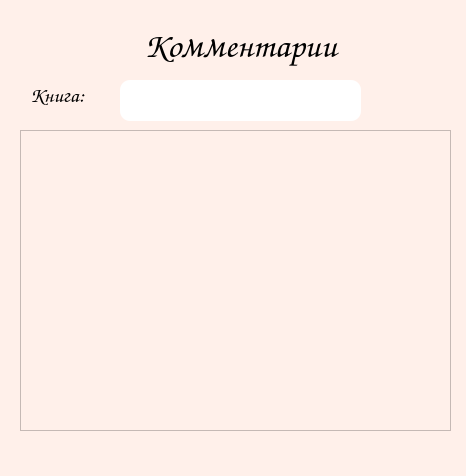
<?xml version="1.0" encoding="UTF-8"?>
<ui version="4.0">
 <class>CommentsWindow</class>
 <widget class="QMainWindow" name="CommentsWindow">
  <property name="geometry">
   <rect>
    <x>0</x>
    <y>0</y>
    <width>466</width>
    <height>476</height>
   </rect>
  </property>
  <property name="windowTitle">
   <string>MainWindow</string>
  </property>
  <property name="styleSheet">
   <string notr="true">background-color: rgb(255, 240, 234);</string>
  </property>
  <widget class="QWidget" name="centralwidget">
   <widget class="QLabel" name="label">
    <property name="geometry">
     <rect>
      <x>100</x>
      <y>10</y>
      <width>281</width>
      <height>71</height>
     </rect>
    </property>
    <property name="font">
     <font>
      <family>Comic Sans MS</family>
      <pointsize>26</pointsize>
      <bold>true</bold>
     </font>
    </property>
    <property name="text">
     <string>Комментарии</string>
    </property>
    <property name="alignment">
     <set>Qt::AlignCenter</set>
    </property>
   </widget>
   <widget class="QLabel" name="label_2">
    <property name="geometry">
     <rect>
      <x>30</x>
      <y>70</y>
      <width>71</width>
      <height>51</height>
     </rect>
    </property>
    <property name="font">
     <font>
      <family>Comic Sans MS</family>
      <pointsize>16</pointsize>
      <bold>true</bold>
     </font>
    </property>
    <property name="text">
     <string>Книга:</string>
    </property>
   </widget>
   <widget class="QTextEdit" name="booktitle">
    <property name="geometry">
     <rect>
      <x>120</x>
      <y>80</y>
      <width>241</width>
      <height>41</height>
     </rect>
    </property>
    <property name="font">
     <font>
      <family>Comic Sans MS</family>
      <pointsize>16</pointsize>
     </font>
    </property>
    <property name="styleSheet">
     <string notr="true">background-color:rgb(255, 255, 255);
border-radius:10%
</string>
    </property>
    <property name="readOnly">
     <bool>true</bool>
    </property>
   </widget>
   <widget class="QTableView" name="tableView">
    <property name="geometry">
     <rect>
      <x>20</x>
      <y>130</y>
      <width>431</width>
      <height>301</height>
     </rect>
    </property>
   </widget>
  </widget>
  <widget class="QMenuBar" name="menubar">
   <property name="geometry">
    <rect>
     <x>0</x>
     <y>0</y>
     <width>466</width>
     <height>22</height>
    </rect>
   </property>
  </widget>
  <widget class="QStatusBar" name="statusbar"/>
 </widget>
 <resources/>
 <connections/>
</ui>
